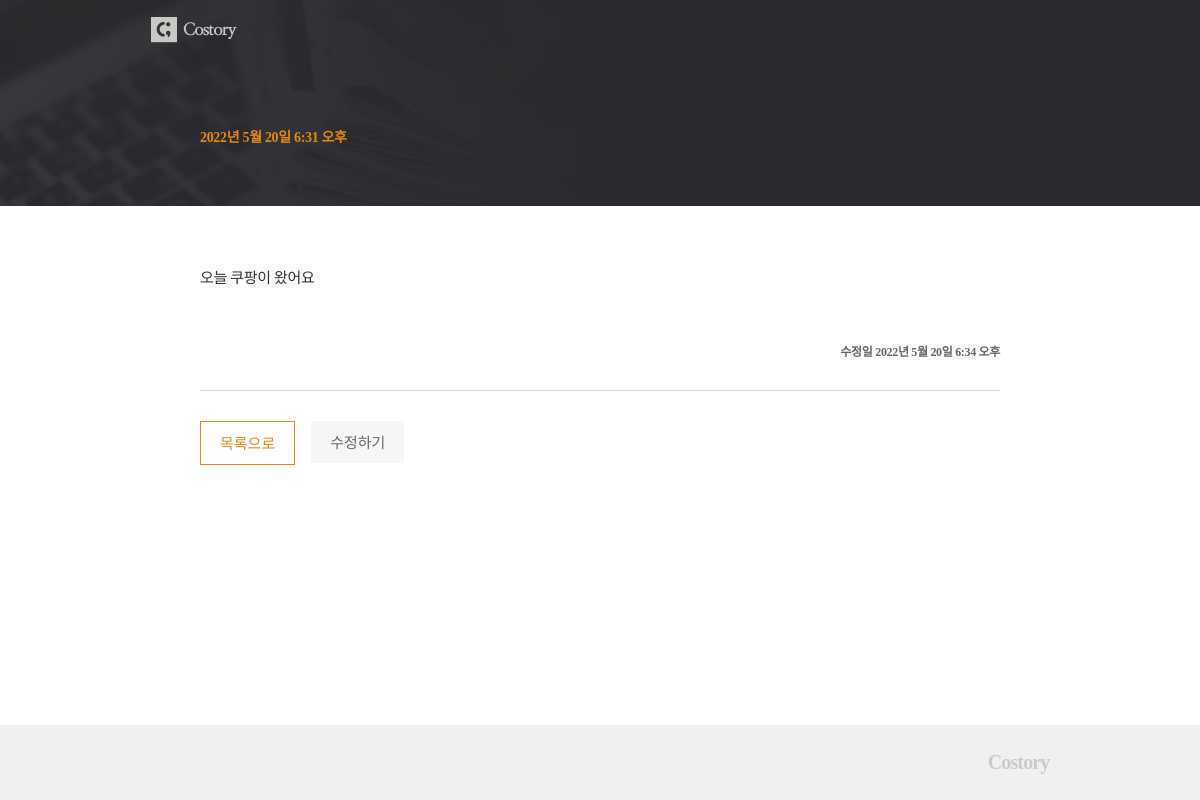
The app's page /posts/1/ with its own data.
### posts/models.py (models this page shows, shortened)
class Post(models.Model):
    title = models.CharField(max_length=50, unique=True, error_messages={'unique' : "중복된 제목입니다."})
    content = models.TextField(validators=[MinLengthValidator(10, "10자 이상 적어주세요"), validate_symbols])
    dt_create = models.DateTimeField(verbose_name="Date Create", auto_now_add=True)
    dt_modified = models.DateTimeField(verbose_name="Date Modified", auto_now=True)

### posts/views.py (the view)
# urls.py: path('posts/<int:post_id>/', views.post_detail, name='post-detail'),
def post_detail(request, post_id):
    post = Post.objects.get(id=post_id)
    context = {"post" : post}
    return render(request, 'posts/post_detail.html', context)

### posts/templates/posts/post_detail.html (shortened to what this page needs)
{% extends './base.html' %}
{% load static %}
{% block css %}
    <link rel="stylesheet" href="{% static 'posts/css/post_detail.css' %}">
{% endblock css %}
{% block post_header %}
    <div class="container">
        <h1 class="title">{{post.titme}}</h1>
        <p class="date">{{post.dt_create}}</p>
    </div>
{% endblock post_header %}
{% block content %}
    <div class="content">
        <p class="text">{{post.content|linebreaksbr}}</p>
        <p class="date_md">수정일 <span>{{post.dt_modified}}</span></p>
    </div>
        <div class="btn">
        <div class="btn_list">
            <a href="{% url 'post-list' %}">목록으로</a>
        </div>
        <div class="btn_modify">
            <a href="{% url 'post-update' post.id %}">수정하기</a>
        </div>
    </div>
{% endblock content %}

### posts/static/posts/css/post_detail.css (style rules this page uses)
h1,h2,h3,p,a,ul,li { margin: 0; padding: 0; font-family : 'NanumMyeongjo'; font-weight: 200; list-style: none; text-decoration: none; outline: none; color: black; }
html { position: relative; min-height: 100%; margin: 0; }
body { min-height: 100%; margin: 0; padding: 0; background: #fff; -webkit-font-smoothing: antialiased; -moz-osx-font-smoothing: auto; }
.container { width: 800px; margin: 0 auto; }
.title { padding: 43px 0 23px; font-size: 31px; font-weight: bold; color: #fff; letter-spacing: -0.32px; }
.date { padding-bottom: 60px; font-size: 14px; font-weight: bold; color: #e38917; letter-spacing: -0.32px; }
.content { margin-top: 60px; padding-bottom: 30px; border-bottom: 1px solid #d8d8d8; }
.content .text { font-size: 15px; color: #333236; line-height: 1.73; letter-spacing: -0.35px; }
.content .date_md { padding-top: 50px; text-align: right; font-size: 12px; font-weight: bold; color: #69666d; letter-spacing: -0.32px; }
.btn { overflow: hidden; margin-top: 30px; }
.btn_list { float: left; }
.btn_modify { margin-left: 16px; float: left; }
.btn_list a { display: inline-block; padding: 10px 19px 11px; color: #e38917; font-size: 15px; border: 1px solid #e38917; }
.btn_modify a { display: inline-block; padding: 10px 19px 11px; font-size: 15px; color: #69666d; background: #f6f6f6; }

### records on screen
Post: dt_create "2022년 5월 20일 6:31 오후", content "오늘 쿠팡이 왔어요", dt_modified "2022년 5월 20일 6:34 오후"
